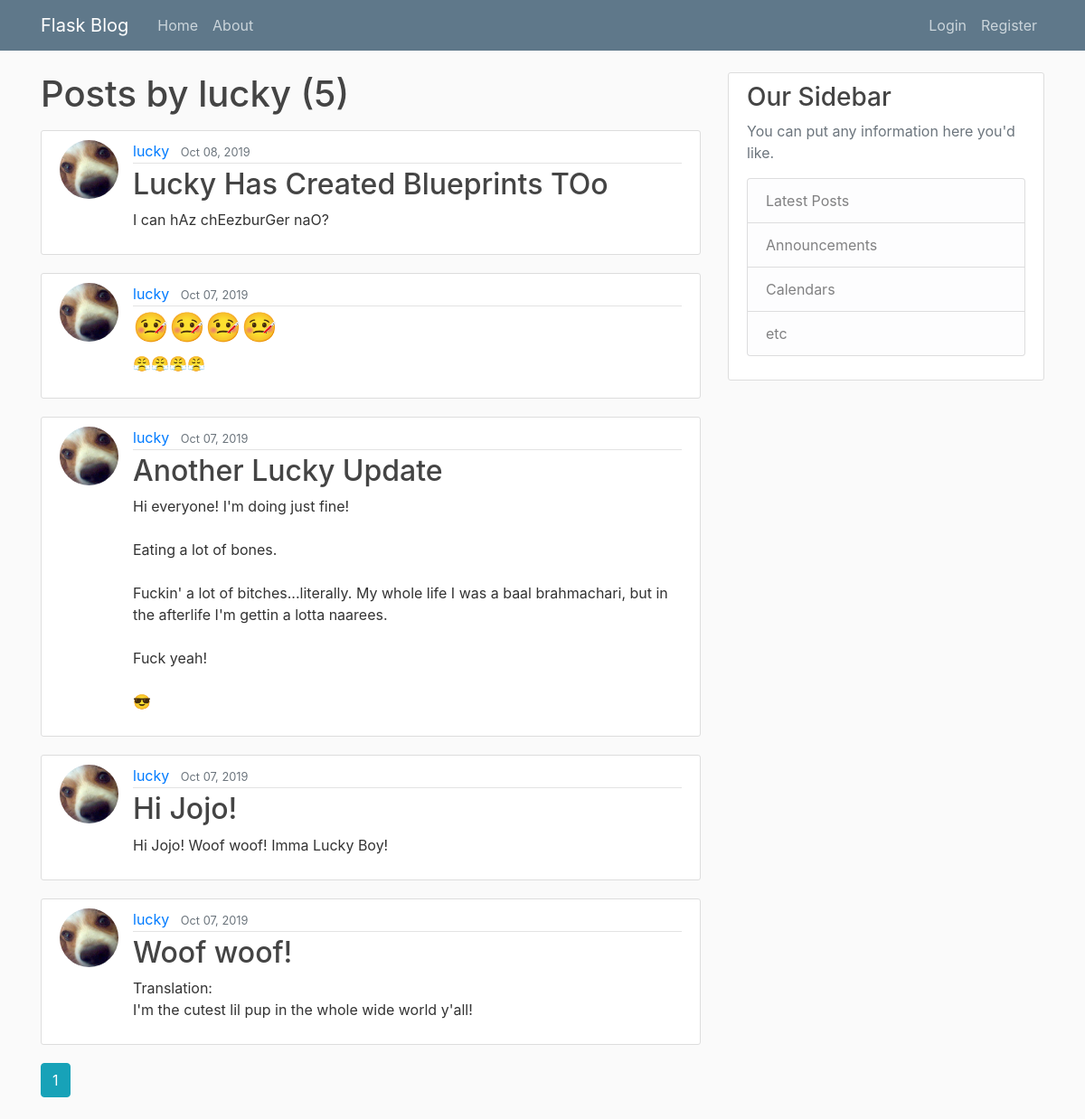
The page /user/lucky on the database its author committed.
### flaskblog/models.py (models this page shows, shortened)
class User(db.Model, UserMixin):
    id = db.Column(db.Integer, primary_key=True)
    username = db.Column(db.String(20), unique=True, nullable=False)
    email = db.Column(db.String(120), unique=True, nullable=False)
    image_file = db.Column(db.String(20), nullable=False, default='default.jpg')
    password = db.Column(db.String(60), nullable=False)
    posts = db.relationship('Post', backref='author', lazy=True)

class Post(db.Model):
    id = db.Column(db.Integer, primary_key=True)
    title = db.Column(db.String(100), nullable=False)
    date_posted = db.Column(db.DateTime, nullable=False, default=datetime.utcnow)
    content = db.Column(db.Text, nullable=False)
    user_id = db.Column(db.Integer, db.ForeignKey('user.id'), nullable=False)

### flaskblog/users/routes.py (the view)
@users.route('/user/<string:username>')
def user_posts(username):
    user = User.query.filter_by(username=username).first_or_404()
    page = request.args.get('page', 1, type=int)
    posts = Post.query.filter_by(author=user)\
                .order_by(Post.date_posted.desc())\
                .paginate(page=page, per_page=5)
    return render_template('user_posts.html',
                           posts=posts,
                           user=user)

### flaskblog/templates/user_posts.html
{% extends 'layout.html' %}
{% block content %}
    <h1 class="mb-3">Posts by {{ user.username }} ({{ posts.total}})</h1>
    {% for post in posts.items %}
        <article class="media content-section">
            <img class="rounded-circle article-img" src="{{ url_for('static', filename='profile_pics/' + post.author.image_file) }}">
            <div class="media-body">
                <div class="article-metadata">
                    <a class="mr-2" href="{{ url_for('users.user_posts', username=post.author.username) }}">{{ post.author.username }}</a>
                    <small class="text-muted">{{ post.date_posted.strftime('%b %d, %Y') }}</small>
                </div>
                <h2><a class="article-title" href="{{ url_for('posts.post', post_id=post.id) }}">{{ post.title }}</a></h2>
                <p class="article-content">{{ post.content }}</p>
            </div>
        </article>
    {% endfor %}
    {% for page_num in posts.iter_pages(left_edge=1, right_edge=1, left_current=1, right_current=2) %}
        {% if page_num %}
            {% if posts.page == page_num %}
                <a class="btn btn-info mb-4" href="{{ url_for('users.user_posts',username=user.username, page=page_num) }}">{{ page_num }}</a>
            {% else %}
                <a class="btn btn-outline-info mb-4" href="{{ url_for('users.user_posts', username=user.username, page=page_num) }}">{{ page_num }}</a>
            {% endif %}
        {% else %}
            ...
        {% endif %}
    {% endfor %}
{% endblock content %}

### flaskblog/static/main.css (style rules this page uses)
body { background: #fafafa; color: #333333; margin-top: 5rem; }
h1, h2, h3, h4, h5, h6 { color: #444444; }
.content-section { background: #ffffff; padding: 10px 20px; border: 1px solid #dddddd; border-radius: 3px; margin-bottom: 20px; }
.article-title { color: #444444; }
.article-content { white-space: pre-line; }
.article-img { height: 65px; width: 65px; margin-right: 16px; }
.article-metadata { padding-bottom: 1px; margin-bottom: 4px; border-bottom: 1px solid #e3e3e3 }

### rows shown on the page
User: username "lucky"
Post: image_file (picture), author.username "lucky", date_posted "Oct 08, 2019", title "Lucky Has Created Blueprints TOo", content "I can hAz chEezburGer naO?"
Post: image_file (picture), author.username "lucky", date_posted "Oct 07, 2019", title "🤒🤒🤒🤒", content "😤😤😤😤"
Post: image_file (picture), author.username "lucky", date_posted "Oct 07, 2019", title "Another Lucky Update", content "Hi everyone! I'm doing just fine! Eating a lot of bones. Fuckin' a lot of bitches...literally. My whole life I was a baal brahmachari, but in the afterlife I'm gettin a lotta naarees. Fuck yeah! 😎"
Post: image_file (picture), author.username "lucky", date_posted "Oct 07, 2019", title "Hi Jojo!", content "Hi Jojo! Woof woof! Imma Lucky Boy!"
Post: image_file (picture), author.username "lucky", date_posted "Oct 07, 2019", title "Woof woof!", content "Translation: I'm the cutest lil pup in the whole wide world y'all!"

### other values the page prints
{{ posts.total }} "5"
{{ page_num }} "1"
